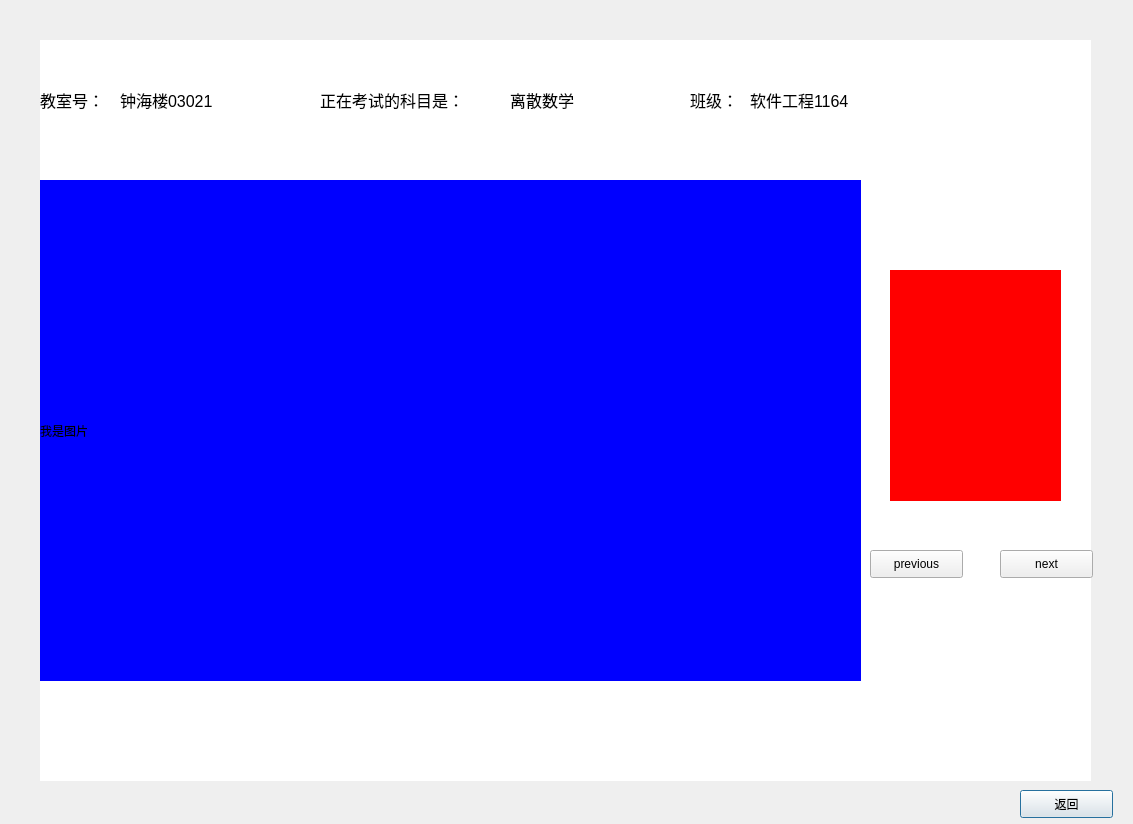
<?xml version="1.0" encoding="UTF-8"?>
<ui version="4.0">
 <class>Dialog</class>
 <widget class="QDialog" name="Dialog">
  <property name="geometry">
   <rect>
    <x>0</x>
    <y>0</y>
    <width>1133</width>
    <height>824</height>
   </rect>
  </property>
  <property name="windowTitle">
   <string>Dialog</string>
  </property>
  <widget class="QLabel" name="label_2">
   <property name="geometry">
    <rect>
     <x>40</x>
     <y>40</y>
     <width>1051</width>
     <height>741</height>
    </rect>
   </property>
   <property name="styleSheet">
    <string notr="true">QLabel{
background:white;;
}</string>
   </property>
   <property name="text">
    <string/>
   </property>
  </widget>
  <widget class="QPushButton" name="pushButton_2">
   <property name="geometry">
    <rect>
     <x>1020</x>
     <y>790</y>
     <width>93</width>
     <height>28</height>
    </rect>
   </property>
   <property name="text">
    <string>返回</string>
   </property>
  </widget>
  <widget class="QLabel" name="label">
   <property name="geometry">
    <rect>
     <x>40</x>
     <y>80</y>
     <width>111</width>
     <height>41</height>
    </rect>
   </property>
   <property name="text">
    <string>&lt;html&gt;&lt;head/&gt;&lt;body&gt;&lt;p&gt;&lt;span style=&quot; font-size:12pt;&quot;&gt;教室号：&lt;/span&gt;&lt;/p&gt;&lt;/body&gt;&lt;/html&gt;</string>
   </property>
  </widget>
  <widget class="QLabel" name="label_3">
   <property name="geometry">
    <rect>
     <x>690</x>
     <y>80</y>
     <width>61</width>
     <height>41</height>
    </rect>
   </property>
   <property name="text">
    <string>&lt;html&gt;&lt;head/&gt;&lt;body&gt;&lt;p&gt;&lt;span style=&quot; font-size:12pt;&quot;&gt;班级：&lt;/span&gt;&lt;/p&gt;&lt;/body&gt;&lt;/html&gt;</string>
   </property>
  </widget>
  <widget class="QLabel" name="label_4">
   <property name="geometry">
    <rect>
     <x>320</x>
     <y>80</y>
     <width>181</width>
     <height>41</height>
    </rect>
   </property>
   <property name="text">
    <string>&lt;html&gt;&lt;head/&gt;&lt;body&gt;&lt;p&gt;&lt;span style=&quot; font-size:12pt;&quot;&gt;正在考试的科目是：&lt;/span&gt;&lt;/p&gt;&lt;/body&gt;&lt;/html&gt;</string>
   </property>
  </widget>
  <widget class="QLabel" name="label_9">
   <property name="geometry">
    <rect>
     <x>40</x>
     <y>180</y>
     <width>821</width>
     <height>501</height>
    </rect>
   </property>
   <property name="styleSheet">
    <string notr="true">QLabel{
	background:blue;
}</string>
   </property>
   <property name="text">
    <string>我是图片</string>
   </property>
  </widget>
  <widget class="QLabel" name="label_8">
   <property name="geometry">
    <rect>
     <x>120</x>
     <y>80</y>
     <width>111</width>
     <height>41</height>
    </rect>
   </property>
   <property name="text">
    <string>&lt;html&gt;&lt;head/&gt;&lt;body&gt;&lt;p&gt;&lt;span style=&quot; font-size:12pt;&quot;&gt;钟海楼03021&lt;/span&gt;&lt;/p&gt;&lt;/body&gt;&lt;/html&gt;</string>
   </property>
  </widget>
  <widget class="QLabel" name="label_10">
   <property name="geometry">
    <rect>
     <x>510</x>
     <y>80</y>
     <width>101</width>
     <height>41</height>
    </rect>
   </property>
   <property name="text">
    <string>&lt;html&gt;&lt;head/&gt;&lt;body&gt;&lt;p&gt;&lt;span style=&quot; font-size:12pt;&quot;&gt;离散数学&lt;/span&gt;&lt;/p&gt;&lt;/body&gt;&lt;/html&gt;</string>
   </property>
  </widget>
  <widget class="QLabel" name="label_11">
   <property name="geometry">
    <rect>
     <x>750</x>
     <y>80</y>
     <width>111</width>
     <height>41</height>
    </rect>
   </property>
   <property name="text">
    <string>&lt;html&gt;&lt;head/&gt;&lt;body&gt;&lt;p&gt;&lt;span style=&quot; font-size:12pt;&quot;&gt;软件工程1164&lt;/span&gt;&lt;/p&gt;&lt;/body&gt;&lt;/html&gt;</string>
   </property>
  </widget>
  <widget class="QLabel" name="label_5">
   <property name="geometry">
    <rect>
     <x>890</x>
     <y>270</y>
     <width>171</width>
     <height>231</height>
    </rect>
   </property>
   <property name="styleSheet">
    <string notr="true">QLabel
{
	background:red;
}</string>
   </property>
   <property name="text">
    <string/>
   </property>
  </widget>
  <widget class="QPushButton" name="pushButton">
   <property name="geometry">
    <rect>
     <x>870</x>
     <y>550</y>
     <width>93</width>
     <height>28</height>
    </rect>
   </property>
   <property name="text">
    <string>previous</string>
   </property>
  </widget>
  <widget class="QPushButton" name="pushButton_3">
   <property name="geometry">
    <rect>
     <x>1000</x>
     <y>550</y>
     <width>93</width>
     <height>28</height>
    </rect>
   </property>
   <property name="text">
    <string>next</string>
   </property>
  </widget>
 </widget>
 <resources/>
 <connections/>
</ui>
